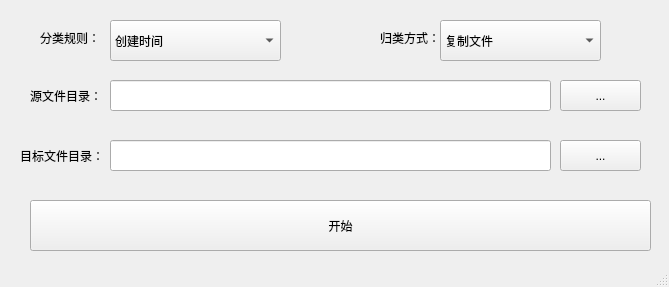
<?xml version="1.0" encoding="UTF-8"?>
<ui version="4.0">
 <class>MainWindow</class>
 <widget class="QMainWindow" name="MainWindow">
  <property name="geometry">
   <rect>
    <x>0</x>
    <y>0</y>
    <width>669</width>
    <height>287</height>
   </rect>
  </property>
  <property name="windowTitle">
   <string>MainWindow</string>
  </property>
  <widget class="QWidget" name="centralwidget">
   <widget class="QLabel" name="label">
    <property name="geometry">
     <rect>
      <x>40</x>
      <y>30</y>
      <width>59</width>
      <height>16</height>
     </rect>
    </property>
    <property name="text">
     <string>分类规则：</string>
    </property>
   </widget>
   <widget class="QComboBox" name="comboBox">
    <property name="geometry">
     <rect>
      <x>110</x>
      <y>20</y>
      <width>171</width>
      <height>41</height>
     </rect>
    </property>
    <item>
     <property name="text">
      <string extracomment="0">创建时间</string>
     </property>
    </item>
    <item>
     <property name="text">
      <string extracomment="1">修改时间</string>
     </property>
    </item>
   </widget>
   <widget class="QLabel" name="label_2">
    <property name="geometry">
     <rect>
      <x>380</x>
      <y>30</y>
      <width>59</width>
      <height>16</height>
     </rect>
    </property>
    <property name="text">
     <string>归类方式：</string>
    </property>
   </widget>
   <widget class="QComboBox" name="comboBox_2">
    <property name="geometry">
     <rect>
      <x>440</x>
      <y>20</y>
      <width>161</width>
      <height>41</height>
     </rect>
    </property>
    <item>
     <property name="text">
      <string extracomment="0">复制文件</string>
     </property>
    </item>
    <item>
     <property name="text">
      <string extracomment="1">移动文件</string>
     </property>
    </item>
   </widget>
   <widget class="QLabel" name="label_3">
    <property name="geometry">
     <rect>
      <x>30</x>
      <y>80</y>
      <width>81</width>
      <height>31</height>
     </rect>
    </property>
    <property name="text">
     <string>源文件目录：</string>
    </property>
   </widget>
   <widget class="QLineEdit" name="lineEdit">
    <property name="geometry">
     <rect>
      <x>110</x>
      <y>80</y>
      <width>441</width>
      <height>31</height>
     </rect>
    </property>
   </widget>
   <widget class="QToolButton" name="toolButton">
    <property name="geometry">
     <rect>
      <x>560</x>
      <y>80</y>
      <width>81</width>
      <height>31</height>
     </rect>
    </property>
    <property name="text">
     <string>...</string>
    </property>
   </widget>
   <widget class="QLabel" name="label_4">
    <property name="geometry">
     <rect>
      <x>20</x>
      <y>140</y>
      <width>91</width>
      <height>31</height>
     </rect>
    </property>
    <property name="text">
     <string>目标文件目录：</string>
    </property>
   </widget>
   <widget class="QLineEdit" name="lineEdit_2">
    <property name="geometry">
     <rect>
      <x>110</x>
      <y>140</y>
      <width>441</width>
      <height>31</height>
     </rect>
    </property>
   </widget>
   <widget class="QToolButton" name="toolButton_2">
    <property name="geometry">
     <rect>
      <x>560</x>
      <y>140</y>
      <width>81</width>
      <height>31</height>
     </rect>
    </property>
    <property name="text">
     <string>...</string>
    </property>
   </widget>
   <widget class="QPushButton" name="pushButton">
    <property name="geometry">
     <rect>
      <x>30</x>
      <y>200</y>
      <width>621</width>
      <height>51</height>
     </rect>
    </property>
    <property name="text">
     <string>开始</string>
    </property>
   </widget>
  </widget>
  <widget class="QMenuBar" name="menubar">
   <property name="geometry">
    <rect>
     <x>0</x>
     <y>0</y>
     <width>669</width>
     <height>22</height>
    </rect>
   </property>
  </widget>
  <widget class="QStatusBar" name="statusbar"/>
 </widget>
 <resources/>
 <connections/>
</ui>
